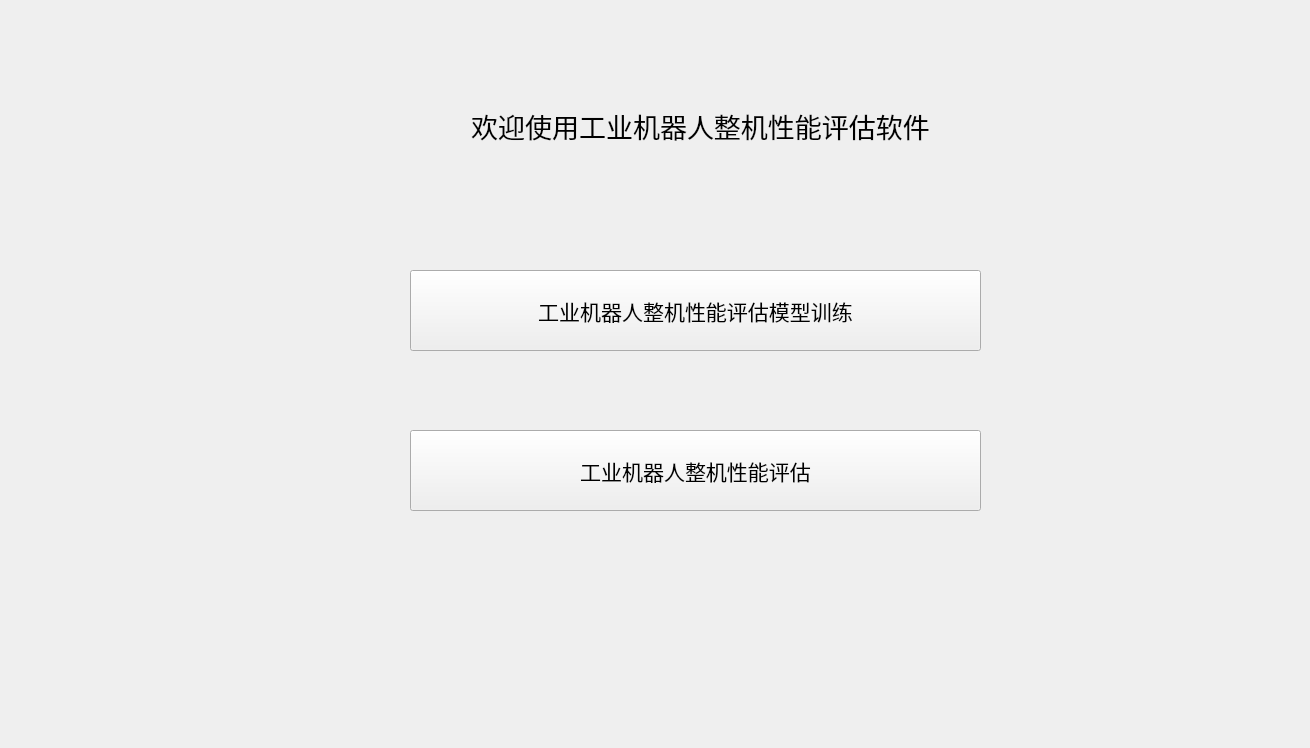
<?xml version="1.0" encoding="UTF-8"?>
<ui version="4.0">
 <class>ChooseWindow</class>
 <widget class="QMainWindow" name="ChooseWindow">
  <property name="geometry">
   <rect>
    <x>0</x>
    <y>0</y>
    <width>1310</width>
    <height>748</height>
   </rect>
  </property>
  <property name="font">
   <font>
    <family>华光通心圆_CNKI</family>
   </font>
  </property>
  <property name="windowTitle">
   <string/>
  </property>
  <property name="styleSheet">
   <string notr="true"/>
  </property>
  <widget class="QWidget" name="centralwidget">
   <widget class="QPushButton" name="ModelBtn">
    <property name="geometry">
     <rect>
      <x>410</x>
      <y>270</y>
      <width>571</width>
      <height>81</height>
     </rect>
    </property>
    <property name="font">
     <font>
      <family>宋体</family>
      <pointsize>16</pointsize>
     </font>
    </property>
    <property name="text">
     <string>工业机器人整机性能评估模型训练</string>
    </property>
    <property name="iconSize">
     <size>
      <width>45</width>
      <height>45</height>
     </size>
    </property>
   </widget>
   <widget class="QPushButton" name="PredictBtn">
    <property name="geometry">
     <rect>
      <x>410</x>
      <y>430</y>
      <width>571</width>
      <height>81</height>
     </rect>
    </property>
    <property name="font">
     <font>
      <family>宋体</family>
      <pointsize>16</pointsize>
     </font>
    </property>
    <property name="layoutDirection">
     <enum>Qt::LeftToRight</enum>
    </property>
    <property name="text">
     <string>工业机器人整机性能评估</string>
    </property>
    <property name="iconSize">
     <size>
      <width>45</width>
      <height>45</height>
     </size>
    </property>
   </widget>
   <widget class="QLabel" name="label">
    <property name="geometry">
     <rect>
      <x>460</x>
      <y>100</y>
      <width>481</width>
      <height>51</height>
     </rect>
    </property>
    <property name="font">
     <font>
      <family>华文彩云</family>
      <pointsize>20</pointsize>
      <weight>50</weight>
      <bold>false</bold>
     </font>
    </property>
    <property name="text">
     <string>欢迎使用工业机器人整机性能评估软件</string>
    </property>
    <property name="textFormat">
     <enum>Qt::AutoText</enum>
    </property>
    <property name="alignment">
     <set>Qt::AlignCenter</set>
    </property>
   </widget>
   <widget class="QWidget" name="widget_picture" native="true">
    <property name="geometry">
     <rect>
      <x>1199</x>
      <y>10</y>
      <width>101</width>
      <height>71</height>
     </rect>
    </property>
    <property name="styleSheet">
     <string notr="true">image: url(:/res/华科校徽.png);</string>
    </property>
   </widget>
  </widget>
 </widget>
 <resources/>
 <connections/>
</ui>
